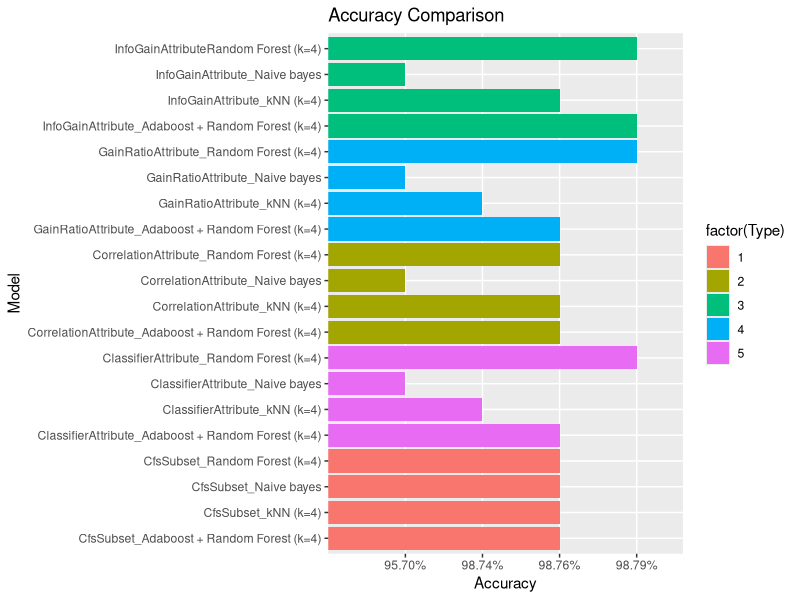
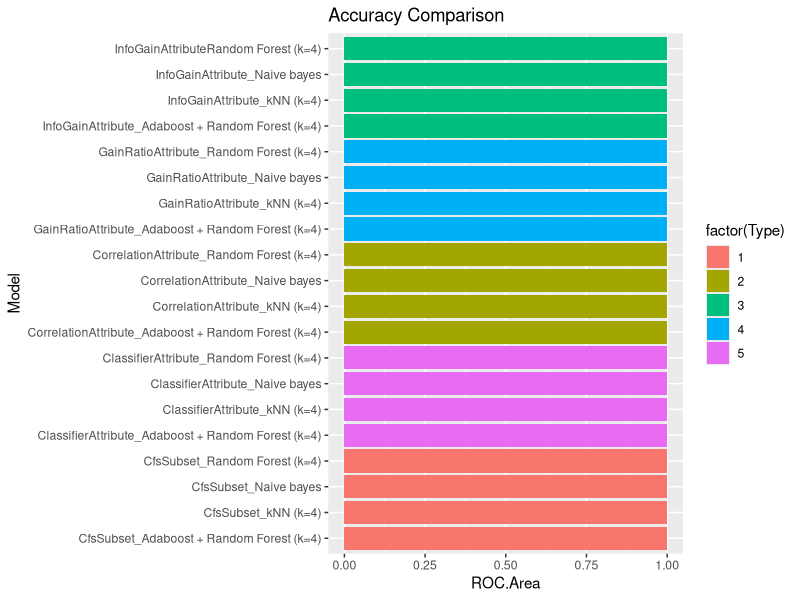

Generate these figures, in order, with R:
library(ggplot2)
library(scales)

# read file
pm <- read.csv("performance_measures.csv")
pm

# Specify the basic form of the graph for accuracy
ggplot(data=pm, aes(x=Model, y=Accuracy, fill=factor(Type))) + 
  geom_bar(position="dodge", stat="identity") + 
  coord_flip() + ggtitle("Accuracy Comparison")

# Specify the basic form of the graph for ROC Area
ggplot(data=pm, aes(x=Model, y=ROC.Area, fill=factor(Type))) + 
  geom_bar(position="dodge", stat="identity") + 
  coord_flip() + ggtitle("Accuracy Comparison")
